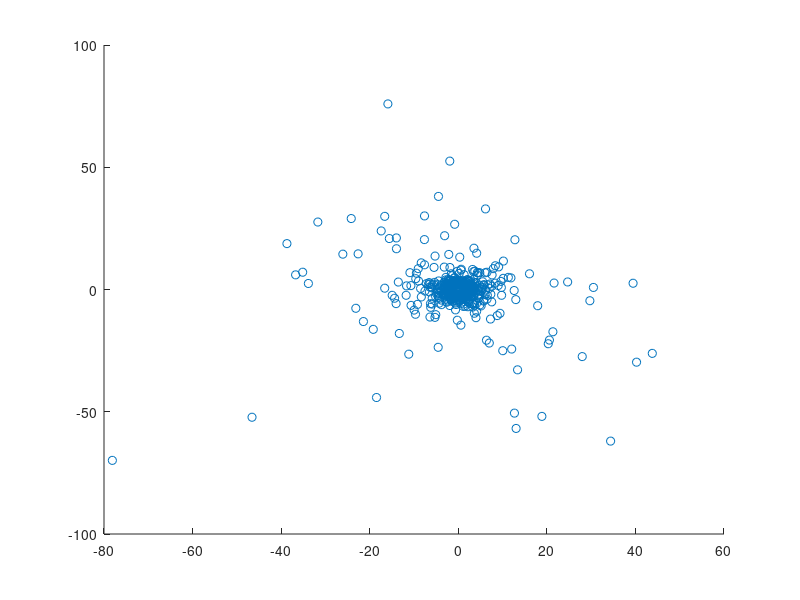

MATLAB code to generate this figure: (Note: this script raises an error after producing the figure.)
% Test points.
N = 1000;
min_length = 2;
test_heading = 2 * pi * rand(1, N);
test_length = min_length + randn(1, N) .^ 4;
x = test_length .* cos(test_heading);
y = randn(1, N);
z = test_length .* sin(test_heading);
X = [x; y; z];
% Centre of camera.
C = [0; 0; 0];
% Interpupillary distance.
r = 0.65;

% Setup canvas.
figure;
hold on;

% Plot test point.
scatter(x, z);
% scatter3(x, y, z);

% Plot camera.
theta = linspace(0, 2 * pi, 60);
plot(C(1) + r * sin(theta), C(2) + r * cos(theta));
% plot3(C(1) + r * sin(theta), zeros(size(theta)), C(2) + r * cos(theta));

% Project test points and calculate vectors to points.
[L, R] = ods_project(X, C, r);
C_L = bsxfun(@plus, C, [r * cos(L(1, :)); zeros(size(L(1, :))); r * sin(L(1, :))]);
C_R = bsxfun(@plus, C, [r * cos(R(1, :)); zeros(size(R(1, :))); r * sin(R(1, :))]);

% Distances.
d_L = zeros(1, N);
d_R = zeros(1, N);

for index = 1:size(X, 2)
    start_x_L = C_L(1, index);
    start_z_L = C_L(3, index);
    
    start_x_R = C_R(1, index);
    start_z_R = C_R(3, index);
    
    end_x = x(index);
    end_z = z(index);
    
    d_L(index) = sqrt((end_x - start_x_L) ^ 2 + (end_z - start_z_L) ^ 2);
    d_R(index) = sqrt((end_x - start_x_R) ^ 2 + (end_z - start_z_R) ^ 2);
    
    plot(linspace(start_x_L, end_x, 2), linspace(start_z_L, end_z, 2));
    plot(linspace(start_x_R, end_x, 2), linspace(start_z_R, end_z, 2));
    
%     plot3(linspace(start_x_L, end_x, 2), linspace(0, y, 2), linspace(start_z_L, end_z, 2));
%     plot3(linspace(start_x_R, end_x, 2), linspace(0, y, 2), linspace(start_z_R, end_z, 2));
%     
%     plot3(linspace(start_x_L, end_x, 2), linspace(0, 0, 2), linspace(start_z_L, end_z, 2));
%     plot3(linspace(start_x_R, end_x, 2), linspace(0, 0, 2), linspace(start_z_R, end_z, 2));
end

figure;
f = @(x) x;
g = @(x) 1 ./ x;
scatter(f(d_L), g(L(1, :) - R(1, :) - pi));

